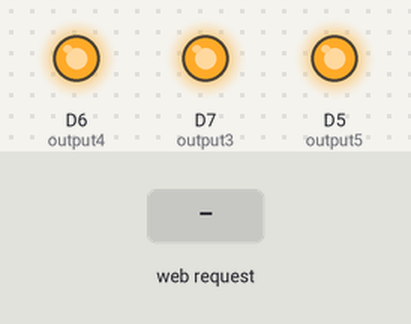
This sketch was run on a simulated ESP8266 (NodeMCU). Parts: output pins drawn as LEDs (lit = HIGH). The test bench sets the inputs (shaded band). WiFi joins after 1.5 s; servers stay silent unless stated; what the sketch prints to the serial monitor is not drawn.

Above: at 2.7 s.
2.8 s: HTTP request GET /3/off received
At 3.6 s:
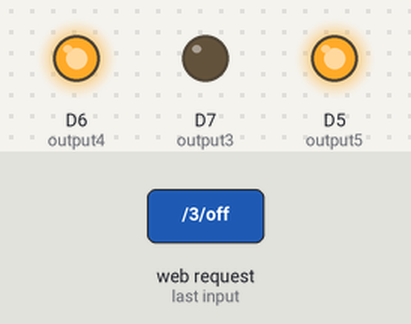
4.3 s: HTTP request GET /4/off received
At 4.7 s:
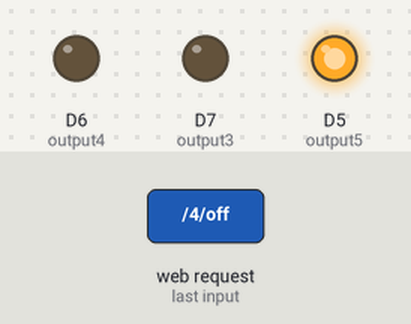
5.8 s: HTTP request GET /3/on received
At 7.0 s:
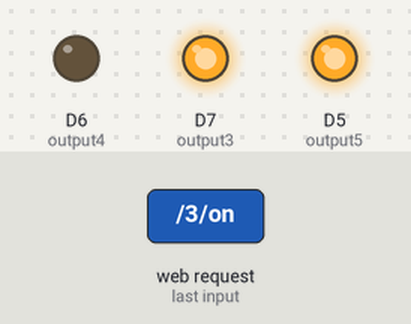
7.3 s: HTTP request GET /5/off received
At 8.2 s:
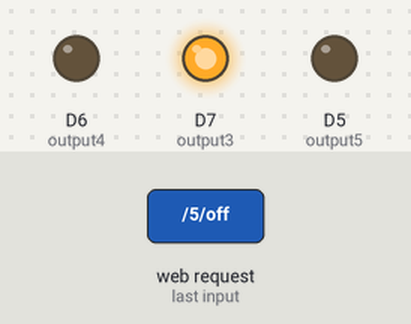
8.8 s: HTTP request GET /4/on received
At 9.3 s:
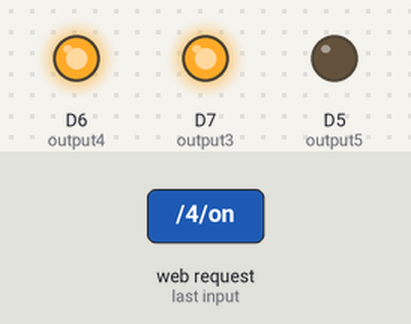
10.3 s: HTTP request GET /5/on received
At 11.7 s:
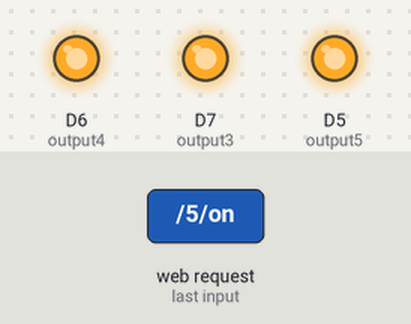
Timing chart, 0 to 12.8 s (numbered marks = the images above; inputs shaded):
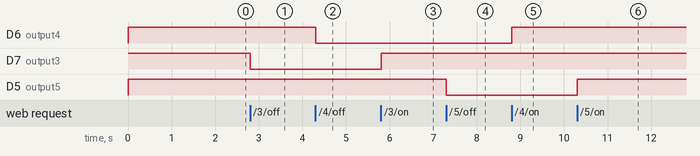

Measured:
- after the input at 2.8 s, D7 (output3): HIGH → LOW at once
- after the input at 4.3 s, D6 (output4): HIGH → LOW at once
- after the input at 5.8 s, D7 (output3): LOW → HIGH at once
- after the input at 7.3 s, D5 (output5): HIGH → LOW at once
- after the input at 8.8 s, D6 (output4): LOW → HIGH at once
- after the input at 10.3 s, D5 (output5): LOW → HIGH at once

The sketch:

lampu.ino
```cpp
#include <ESP8266WiFi.h>

// di bagian ini menconnectkan ke jaringan
const char* ssid     = "Students_2021";
const char* password = "mahasiswa";

// untuk port server dan kita menggunakan port server  80
WiFiServer server(80);

// unutk menyimpan permintaan server http
String header;

// variabel bantuan utk menyimpan status keluaran saat ini
String output3State = "off";
String output4State = "off";
String output5State = "off";

// untuk pin inputan
const int output3 = D7;
const int output4 = D6;
const int output5 = D5;

void setup() {
  Serial.begin(115200);
  // unutk keluaran
  pinMode(output3, OUTPUT);
  pinMode(output4, OUTPUT);
  pinMode(output5, OUTPUT);

  // membuat hasil output LOW
  digitalWrite(output3, HIGH);
  digitalWrite(output4, HIGH);
  digitalWrite(output5, HIGH);


  // terhubung ke wifi dengan ssdi dan pass
  Serial.print("Connecting to ");
  Serial.println(ssid);
  WiFi.begin(ssid, password);
  while (WiFi.status() != WL_CONNECTED) {
    delay(500);
    Serial.print(".");
  }
  // membuat alamat local dan mulai web server
  Serial.println("");
  Serial.println("WiFi connected.");
  Serial.println("IP address: ");
  Serial.println(WiFi.localIP());
  server.begin();
}

void loop(){
  WiFiClient client = server.available();   // melihat client yg masuk

  if (client) {                             // jika client yg terhubung,
    Serial.println("New Client.");          // cetak pesan di port serial
    String currentLine = "";                // membuat String untuk menyimpan data yang masuk dari klien
    while (client.connected()) {            // loop sementara klien terhubung
      if (client.available()) {             // jika ada byte untuk dibaca dari klien,
        char c = client.read();             // baca byte, lalu
        Serial.write(c);                    // cetaklah monitor serialnya
        header += c;
        if (c == '\n') {                    // jika byte adalah karakter baris baru
           // jika baris saat ini kosong, Anda mendapat dua karakter baris baru berturut-turut.
           // itulah akhir dari permintaan HTTP klien, jadi kirim respons:
           if (currentLine.length () == 0) {
             // Header HTTP selalu dimulai dengan kode respons (mis. HTTP / 1.1 200 OK)
             // dan tipe konten agar klien tahu apa yang akan terjadi, kemudian baris kosong:
            client.println("HTTP/1.1 200 OK");
            client.println("Content-type:text/html");
            client.println("Connection: close");
            client.println();

            // menyalakan dan mematikan GPIO
            if (header.indexOf("GET /3/on") >= 0) {
              Serial.println("GPIO 3 on");
              output3State = "on";
              digitalWrite(output3, HIGH);
            } else if (header.indexOf("GET /3/off") >= 0) {
              Serial.println("GPIO 3 off");
              output3State = "off";
              digitalWrite(output3, LOW);
            } else if (header.indexOf("GET /4/on") >= 0) {
              Serial.println("GPIO 4 on");
              output4State = "on";
              digitalWrite(output4, HIGH);
            } else if (header.indexOf("GET /4/off") >= 0) {
              Serial.println("GPIO 4 off");
              output4State = "off";
              digitalWrite(output4, LOW);
            } else if (header.indexOf("GET /5/on") >= 0) {
              Serial.println("GPIO 5 on");
              output5State = "on";
              digitalWrite(output5, HIGH);
            } else if (header.indexOf("GET /5/off") >= 0) {
              Serial.println("GPIO 5 off");
              output5State = "off";
              digitalWrite(output5, LOW);
            }

            // Tampilkan halaman web HTML
            client.println("<!DOCTYPE html><html>");
            client.println("<head><meta name=\"viewport\" content=\"width=device-width, initial-scale=1\">");
            client.println("<link rel=\"icon\" href=\"data:,\">");
            // CSS untuk menata tombol on / off
             // Jangan ragu untuk mengubah warna latar dan atribut ukuran font agar sesuai dengan preferensi Anda
            client.println("<style>html { font-family: Helvetica; display: inline-block; margin: 0px auto; text-align: center;}");
            client.println(".button { background-color: #195B6A; border: none; color: white; padding: 16px 40px;");
            client.println("text-decoration: none; font-size: 30px; margin: 2px; cursor: pointer;}");
            client.println(".button2 {background-color: #77878A;}</style></head>");

            // Tajuk Halaman Web
            client.println("<body><h1>TA Kelompok 2</h1>");

            // Tampilkan status saat ini, dan tombol ON / OFF untuk Pin 3
            client.println("<p>GPIO 3 - State " + output3State + "</p>");
            // Jika output3 State mati, ini akan menampilkan tombol ON
            if (output3State=="off") {
              client.println("<p><a href=\"/3/on\"><button class=\"button\">ON</button></a></p>");
            } else {
              client.println("<p><a href=\"/3/off\"><button class=\"button button2\">OFF</button></a></p>");
            }

            // Tampilkan status saat ini, dan tombol ON / OFF untuk Pin 4
            client.println("<p>GPIO 4 - State " + output4State + "</p>");
            // Jika output4 State mati, ini akan menampilkan tombol ON
            if (output4State=="off") {
              client.println("<p><a href=\"/4/on\"><button class=\"button\">ON</button></a></p>");
            } else {
              client.println("<p><a href=\"/4/off\"><button class=\"button button2\">OFF</button></a></p>");
            }

            // Tampilkan status saat ini, dan tombol ON / OFF untuk Pin 5
            client.println("<p>GPIO 5 - State " + output5State + "</p>");
            // Jika output5 State mati, ini akan menampilkan tombol ON
            if (output5State=="off") {
              client.println("<p><a href=\"/5/on\"><button class=\"button\">ON</button></a></p>");
            } else {
              client.println("<p><a href=\"/5/off\"><button class=\"button button2\">OFF</button></a></p>");
            }


            client.println("</body></html>");

            // Respons HTTP berakhir dengan baris kosong lain
            client.println();
            // Keluar dari loop sementara
            break;
          } else { // jika Anda mendapat baris baru, maka bersihkan currentLine
            currentLine = "";
          }
        } else if (c != '\r') {  // jika Anda mendapatkan hal lain selain karakter carriage return,
           currentLine += c; // tambahkan ke akhir currentLine
        }
      }
    }
    // Bersihkan variabel tajuk
    header = "";
    // tutup koneksi
    client.stop();
    Serial.println("Client disconnected.");
    Serial.println("");
  }
}
```

asdasdasdasd.c
```cpp
#include <ESP8266WiFi.h>
#include <ESP8266HTTPClient.h>
#include <WiFiClient.h>

const char* ssid = "ITD.students";
const char* password = "opensesame";
const char* serverName = "http://192.168.56.1/rest-api/items/read";
unsigned long lastTime = 0;
unsigned long timerDelay = 5000;

void setup() {
  Serial.begin(115200);

  WiFi.begin(ssid, password);
  Serial.println("Connecting");
  while(WiFi.status() != WL_CONNECTED) {
    delay(500);
    Serial.print(".");
  }
  Serial.println("");
  Serial.print("Connected to WiFi network with IP Address: ");
  Serial.println(WiFi.localIP());

  Serial.println("Timer set to 5 seconds (timerDelay variable), it will take 5 seconds before publishing the first reading.");
}

void loop() {
  if ((millis() - lastTime) > timerDelay) {


   if(WiFi.status()== WL_CONNECTED){
      HTTPClient http;
      http.begin(serverName);
      http.addHeader("Content-Type", "application/x-www-form-urlencoded");

      // If you need an HTTP request with a content type: application/json, use the following:
      http.addHeader("Content-Type", "application/json");
      int httpResponseCode = http.POST("{\"api_key\":\"tPmAT5Ab3j7F9\",\"sensor\":[1,2,3]}");

      // If you need an HTTP request with a content type: text/plain
      //http.addHeader("Content-Type", "text/plain");
      //int httpResponseCode = http.POST("Hello, World!");

      Serial.print("HTTP Response code: ");
      Serial.println(httpResponseCode);
      http.end();
    }
    else {
      Serial.println("WiFi Disconnected");
    }
    lastTime = millis();
  }
}
```
